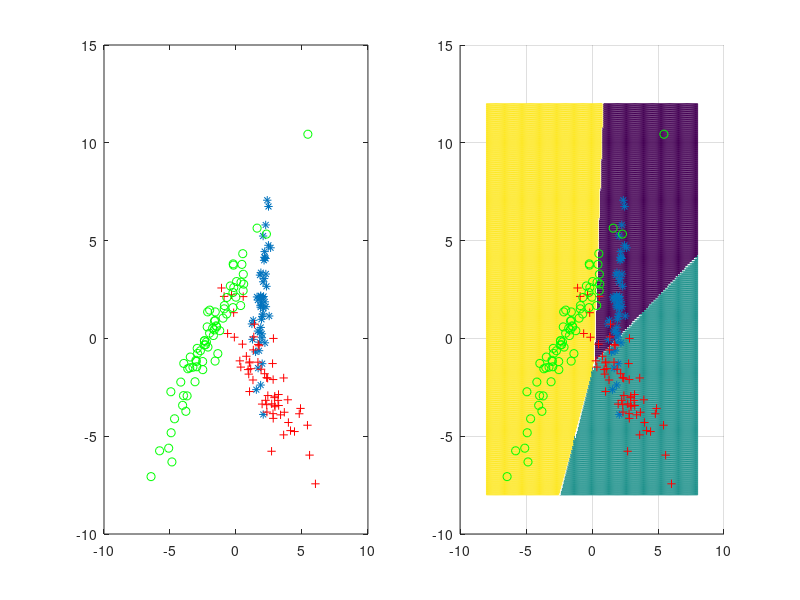

This chart was generated by the following MATLAB code:

% simple LDA example

% loading the data
load ClassificationData.mat;

% Extracting the features and classes from the data
Xf = X(:,1:2);
y = X(:,3);
N = size(Xf,1);

% finding the index of each class
I1 = find(y==1);
I2 = find(y==2);
I3 = find(y==3);

Xf1 = Xf(I1,:);
Xf2 = Xf(I2,:);
Xf3 = Xf(I3,:);

n1 = size(Xf1,1);
n2 = size(Xf2,1);
n3 = size(Xf3,1);
% plotting the 2d data along with the classes
figure('position',[200 200 1100 500]);
subplot(121)
plot(Xf1(:,1),Xf1(:,2),'*');hold on;
plot(Xf2(:,1),Xf2(:,2),'+r');
plot(Xf3(:,1),Xf3(:,2),'og');

% evaluating the LDA estimates
pi1 = n1/N;
pi2 = n2/N;
pi3 = n3/N;

mu1 = mean(Xf1);
mu2 = mean(Xf2);
mu3 = mean(Xf3);

Sigma1 = (Xf1 - repmat(mu1,[n1,1]))'*(Xf1 - repmat(mu1,[n1,1]));
Sigma2 = (Xf2 - repmat(mu2,[n2,1]))'*(Xf2 - repmat(mu2,[n2,1]));
Sigma3 = (Xf3 - repmat(mu3,[n3,1]))'*(Xf3 - repmat(mu3,[n3,1]));

Sigma = (Sigma1+Sigma2+Sigma3)/(N-3);

% creating a dense grid to show the classification regions
x = linspace(-8,8,200);
y = linspace(-8,12,200);

[X, Y] = meshgrid(x,y);
points = [X(:) Y(:)];

delta1 =  points*inv(Sigma)*mu1' - .5* (mu1*inv(Sigma)*mu1')*ones(40000,1) + log(pi1);
delta2 =  points*inv(Sigma)*mu2' - .5* (mu2*inv(Sigma)*mu2')*ones(40000,1) + log(pi2);
delta3 =  points*inv(Sigma)*mu3' - .5* (mu3*inv(Sigma)*mu3')*ones(40000,1) + log(pi3);

Delta = [delta1, delta2, delta3];
[~, IDelta] = max(Delta');

IDelta = reshape(IDelta,[200 200]);


subplot(122)
mesh(X,Y,IDelta);hold on;
plot3(Xf1(:,1),Xf1(:,2),4*ones(50,1),'*');hold on;
plot3(Xf2(:,1),Xf2(:,2),4*ones(60,1),'+r');
plot3(Xf3(:,1),Xf3(:,2),4*ones(70,1),'og');
view([0,90])





